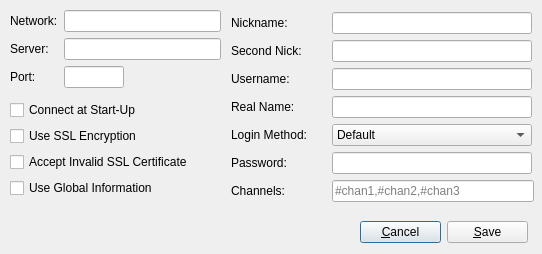
<?xml version="1.0" encoding="UTF-8"?>
<ui version="4.0">
 <class>EditNetworkDlg</class>
 <widget class="QDialog" name="EditNetworkDlg">
  <property name="enabled">
   <bool>true</bool>
  </property>
  <property name="geometry">
   <rect>
    <x>0</x>
    <y>0</y>
    <width>542</width>
    <height>254</height>
   </rect>
  </property>
  <property name="minimumSize">
   <size>
    <width>542</width>
    <height>254</height>
   </size>
  </property>
  <property name="maximumSize">
   <size>
    <width>542</width>
    <height>254</height>
   </size>
  </property>
  <property name="windowTitle">
   <string>Edit Network</string>
  </property>
  <property name="inputMethodHints">
   <set>Qt::ImhNone</set>
  </property>
  <widget class="QWidget" name="layoutWidget">
   <property name="geometry">
    <rect>
     <x>10</x>
     <y>100</y>
     <width>207</width>
     <height>100</height>
    </rect>
   </property>
   <layout class="QVBoxLayout" name="verticalLayout">
    <item>
     <widget class="QCheckBox" name="connectCkb">
      <property name="text">
       <string>Connect at Start-Up</string>
      </property>
     </widget>
    </item>
    <item>
     <widget class="QCheckBox" name="sslCkb">
      <property name="text">
       <string>Use SSL Encryption</string>
      </property>
     </widget>
    </item>
    <item>
     <widget class="QCheckBox" name="invalidCertCkb">
      <property name="text">
       <string>Accept Invalid SSL Certificate</string>
      </property>
     </widget>
    </item>
    <item>
     <widget class="QCheckBox" name="globalInfoCkb">
      <property name="text">
       <string>Use Global Information</string>
      </property>
     </widget>
    </item>
   </layout>
  </widget>
  <widget class="QWidget" name="layoutWidget">
   <property name="geometry">
    <rect>
     <x>360</x>
     <y>220</y>
     <width>168</width>
     <height>24</height>
    </rect>
   </property>
   <layout class="QHBoxLayout" name="horizontalLayout">
    <item>
     <widget class="QPushButton" name="cancelBtn">
      <property name="text">
       <string>&amp;Cancel</string>
      </property>
     </widget>
    </item>
    <item>
     <widget class="QPushButton" name="okBtn">
      <property name="text">
       <string>&amp;Save</string>
      </property>
     </widget>
    </item>
   </layout>
  </widget>
  <widget class="QWidget" name="layoutWidget">
   <property name="geometry">
    <rect>
     <x>10</x>
     <y>10</y>
     <width>211</width>
     <height>80</height>
    </rect>
   </property>
   <layout class="QFormLayout" name="formLayout">
    <item row="0" column="0">
     <widget class="QLabel" name="label_9">
      <property name="text">
       <string>Network:</string>
      </property>
     </widget>
    </item>
    <item row="0" column="1">
     <widget class="QLineEdit" name="networkLE"/>
    </item>
    <item row="1" column="0">
     <widget class="QLabel" name="label">
      <property name="text">
       <string>Server:</string>
      </property>
     </widget>
    </item>
    <item row="1" column="1">
     <widget class="QLineEdit" name="serverLE"/>
    </item>
    <item row="2" column="0">
     <widget class="QLabel" name="label_2">
      <property name="text">
       <string>Port:</string>
      </property>
     </widget>
    </item>
    <item row="2" column="1">
     <widget class="QLineEdit" name="portLE">
      <property name="maximumSize">
       <size>
        <width>60</width>
        <height>16777215</height>
       </size>
      </property>
      <property name="inputMethodHints">
       <set>Qt::ImhDigitsOnly</set>
      </property>
      <property name="maxLength">
       <number>5</number>
      </property>
     </widget>
    </item>
   </layout>
  </widget>
  <widget class="QWidget" name="layoutWidget">
   <property name="geometry">
    <rect>
     <x>231</x>
     <y>12</y>
     <width>303</width>
     <height>192</height>
    </rect>
   </property>
   <layout class="QFormLayout" name="formLayout_2">
    <item row="0" column="0">
     <widget class="QLabel" name="label_3">
      <property name="text">
       <string>Nickname:</string>
      </property>
     </widget>
    </item>
    <item row="0" column="1">
     <widget class="QLineEdit" name="nickLE">
      <property name="enabled">
       <bool>true</bool>
      </property>
      <property name="minimumSize">
       <size>
        <width>200</width>
        <height>0</height>
       </size>
      </property>
      <property name="maximumSize">
       <size>
        <width>200</width>
        <height>16777215</height>
       </size>
      </property>
     </widget>
    </item>
    <item row="1" column="0">
     <widget class="QLabel" name="label_4">
      <property name="text">
       <string>Second Nick:</string>
      </property>
     </widget>
    </item>
    <item row="1" column="1">
     <widget class="QLineEdit" name="nick2LE">
      <property name="minimumSize">
       <size>
        <width>200</width>
        <height>0</height>
       </size>
      </property>
      <property name="maximumSize">
       <size>
        <width>200</width>
        <height>16777215</height>
       </size>
      </property>
     </widget>
    </item>
    <item row="2" column="0">
     <widget class="QLabel" name="label_5">
      <property name="text">
       <string>Username:</string>
      </property>
     </widget>
    </item>
    <item row="2" column="1">
     <widget class="QLineEdit" name="usernameLE">
      <property name="minimumSize">
       <size>
        <width>200</width>
        <height>0</height>
       </size>
      </property>
      <property name="maximumSize">
       <size>
        <width>200</width>
        <height>16777215</height>
       </size>
      </property>
     </widget>
    </item>
    <item row="3" column="0">
     <widget class="QLabel" name="label_6">
      <property name="text">
       <string>Real Name:</string>
      </property>
     </widget>
    </item>
    <item row="3" column="1">
     <widget class="QLineEdit" name="realNameLE">
      <property name="minimumSize">
       <size>
        <width>200</width>
        <height>0</height>
       </size>
      </property>
      <property name="maximumSize">
       <size>
        <width>200</width>
        <height>16777215</height>
       </size>
      </property>
     </widget>
    </item>
    <item row="4" column="0">
     <widget class="QLabel" name="label_7">
      <property name="sizePolicy">
       <sizepolicy hsizetype="Preferred" vsizetype="Preferred">
        <horstretch>0</horstretch>
        <verstretch>0</verstretch>
       </sizepolicy>
      </property>
      <property name="minimumSize">
       <size>
        <width>95</width>
        <height>0</height>
       </size>
      </property>
      <property name="maximumSize">
       <size>
        <width>95</width>
        <height>16777215</height>
       </size>
      </property>
      <property name="text">
       <string>Login Method:</string>
      </property>
     </widget>
    </item>
    <item row="4" column="1">
     <widget class="QComboBox" name="loginMethodCbo">
      <property name="minimumSize">
       <size>
        <width>200</width>
        <height>0</height>
       </size>
      </property>
      <property name="maximumSize">
       <size>
        <width>200</width>
        <height>16777215</height>
       </size>
      </property>
      <item>
       <property name="text">
        <string>Default</string>
       </property>
      </item>
      <item>
       <property name="text">
        <string>Server Password (/SERVER &lt;PASS&gt;)</string>
       </property>
      </item>
      <item>
       <property name="text">
        <string>NickServ (/msg NickServ Identify &lt;PASS&gt;)</string>
       </property>
      </item>
     </widget>
    </item>
    <item row="5" column="0">
     <widget class="QLabel" name="label_8">
      <property name="text">
       <string>Password:</string>
      </property>
     </widget>
    </item>
    <item row="5" column="1">
     <widget class="QLineEdit" name="passwordLE">
      <property name="minimumSize">
       <size>
        <width>200</width>
        <height>0</height>
       </size>
      </property>
      <property name="maximumSize">
       <size>
        <width>200</width>
        <height>16777215</height>
       </size>
      </property>
      <property name="echoMode">
       <enum>QLineEdit::Password</enum>
      </property>
     </widget>
    </item>
    <item row="6" column="0">
     <widget class="QLabel" name="label_10">
      <property name="text">
       <string>Channels:</string>
      </property>
     </widget>
    </item>
    <item row="6" column="1">
     <widget class="QLineEdit" name="joinChansLE">
      <property name="placeholderText">
       <string>#chan1,#chan2,#chan3</string>
      </property>
     </widget>
    </item>
   </layout>
  </widget>
 </widget>
 <resources/>
 <connections>
  <connection>
   <sender>okBtn</sender>
   <signal>clicked()</signal>
   <receiver>EditNetworkDlg</receiver>
   <slot>accept()</slot>
   <hints>
    <hint type="sourcelabel">
     <x>500</x>
     <y>213</y>
    </hint>
    <hint type="destinationlabel">
     <x>457</x>
     <y>186</y>
    </hint>
   </hints>
  </connection>
  <connection>
   <sender>cancelBtn</sender>
   <signal>clicked()</signal>
   <receiver>EditNetworkDlg</receiver>
   <slot>reject()</slot>
   <hints>
    <hint type="sourcelabel">
     <x>391</x>
     <y>216</y>
    </hint>
    <hint type="destinationlabel">
     <x>233</x>
     <y>204</y>
    </hint>
   </hints>
  </connection>
 </connections>
</ui>
